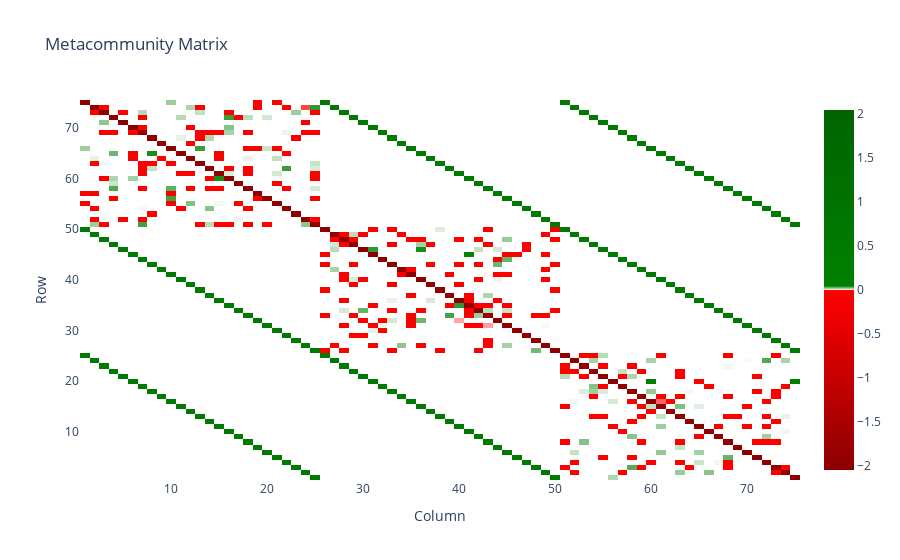

Here is the notebook cell this chart was saved with:
### Markdown cell above
## Function to set the Jacobian matrix J

$$ J=D*A+G$$

__D__ is a diagonal matrix with the approximation of population equilibria of all the species in the systems  $D= \hat{N_i}^*$ 

__A__ is the interaction matrix, effects of species _j_ on species _i_

__G__ is the dispersal matrix with entries describing the dispersal of species between local communities

### Code cell
def Compute_J(A,Nhatstar, m_ij):
    """
    This is Stone version of the J metacommunity matrix
    """
    #Assemble G matrix (dispersal)
    G = np.zeros_like(A)
    np.fill_diagonal(G, -1 / Nhatstar * (m_ij @ Nhatstar))
    G += m_ij
    
    #Assemble D matrix containing the N_i* for all the species in the system
    D = np.diag(Nhatstar)
    
    #Assemble Stability Matrix like Roberts and Stone
    S=D@A
    #Assemble Jacobian
    J= S +G
    
    return J

#Example of usage
#parameters
L=3
S=25
C=0.2
sigma= 0.02
Pc=0.5
Pm=0.25
Pe=0.25
s= 1

m=1
r=np.ones(S*L)

matrix_para = {'S':S, 'C':C, 'sigma':sigma, 'Pm':Pm, 'Pc':Pc, 'Pe':Pe,'s':s}

A=meta_A(L,S,matrix_para)
m_ij=get_mij(L,S,m)

Nhatstar=find_feasible_equilibrium(A,r,m,m_ij)

J=Compute_J(A,Nhatstar,m_ij)
plot_matrix(J,title="Metacommunity Matrix", use_meta=True)

### Figure 1 — Plotly figure (JSON) as saved in the notebook; plotly's stock layout.template omitted (floating-point values rounded to 4 significant figures; data arrays with more than 128 entries replaced by an {"elided": "..."} marker saying what was removed)
{"data": [{"colorscale": [[0, "darkred"], [0.4999, "red"], [0.5, "white"], [0.5111, "green"], [1, "darkgreen"]], "type": "heatmap", "x": [1, 2, 3, 4, 5, 6, 7, 8, 9, 10, 11, 12, 13, 14, 15, 16, 17, 18, 19, 20, 21, 22, 23, 24, 25, 26, 27, 28, 29, 30, 31, 32, 33, 34, 35, 36, 37, 38, 39, 40, 41, 42, 43, 44, 45, 46, 47, 48, 49, 50, 51, 52, 53, 54, 55, 56, 57, 58, 59, 60, 61, 62, 63, 64, 65, 66, 67, 68, 69, 70, 71, 72, 73, 74, 75], "y": [75, 74, 73, 72, 71, 70, 69, 68, 67, 66, 65, 64, 63, 62, 61, 60, 59, 58, 57, 56, 55, 54, 53, 52, 51, 50, 49, 48, 47, 46, 45, 44, 43, 42, 41, 40, 39, 38, 37, 36, 35, 34, 33, 32, 31, 30, 29, 28, 27, 26, 25, 24, 23, 22, 21, 20, 19, 18, 17, 16, 15, 14, 13, 12, 11, 10, 9, 8, 7, 6, 5, 4, 3, 2, 1], "z": {"elided": "75x75 float values"}, "zmid": 0}], "layout": {"title": {"text": "Metacommunity Matrix"}, "xaxis": {"title": {"text": "Column"}}, "yaxis": {"title": {"text": "Row"}}}}
